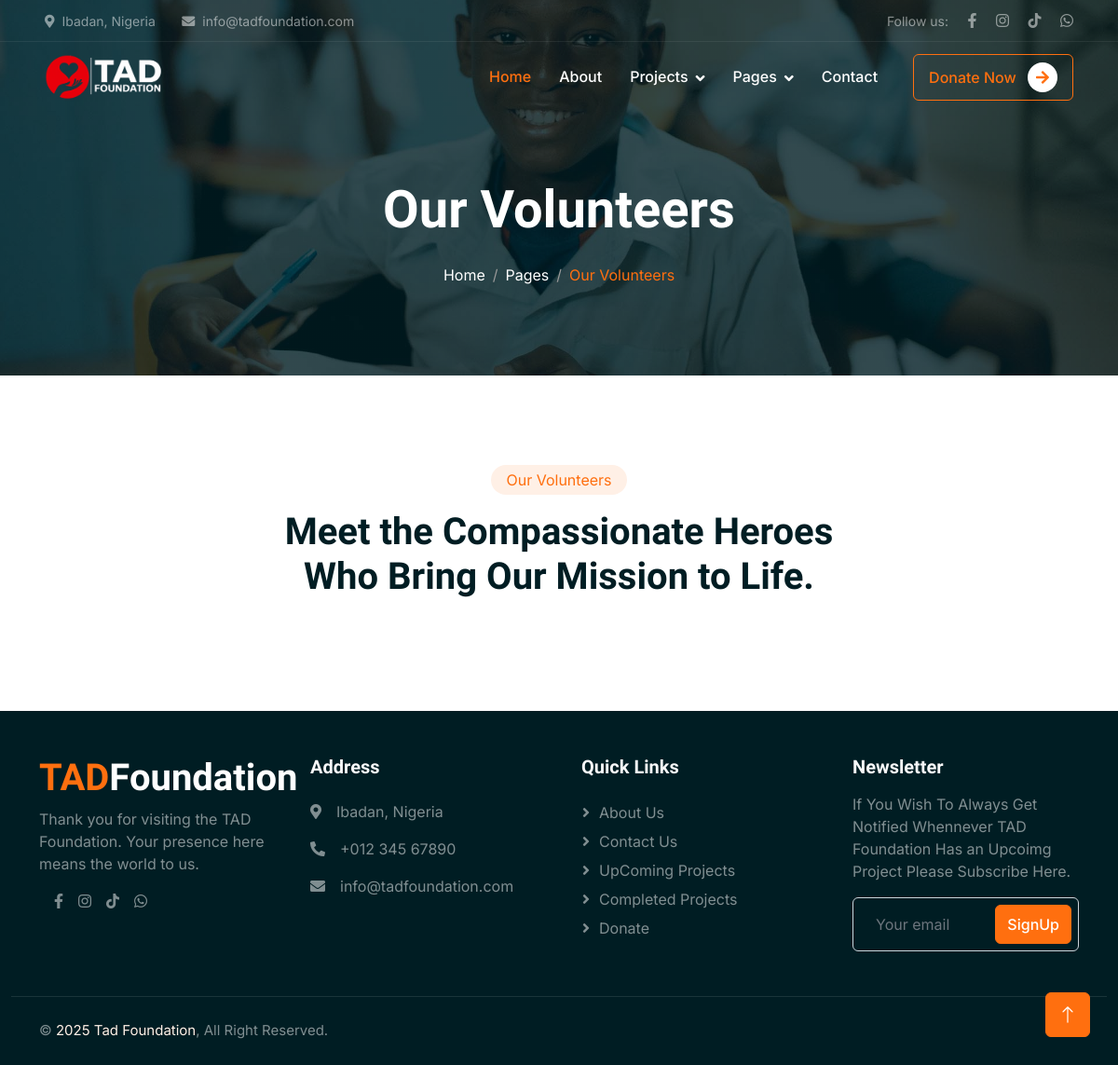
Before: /volunteers with the older database file.
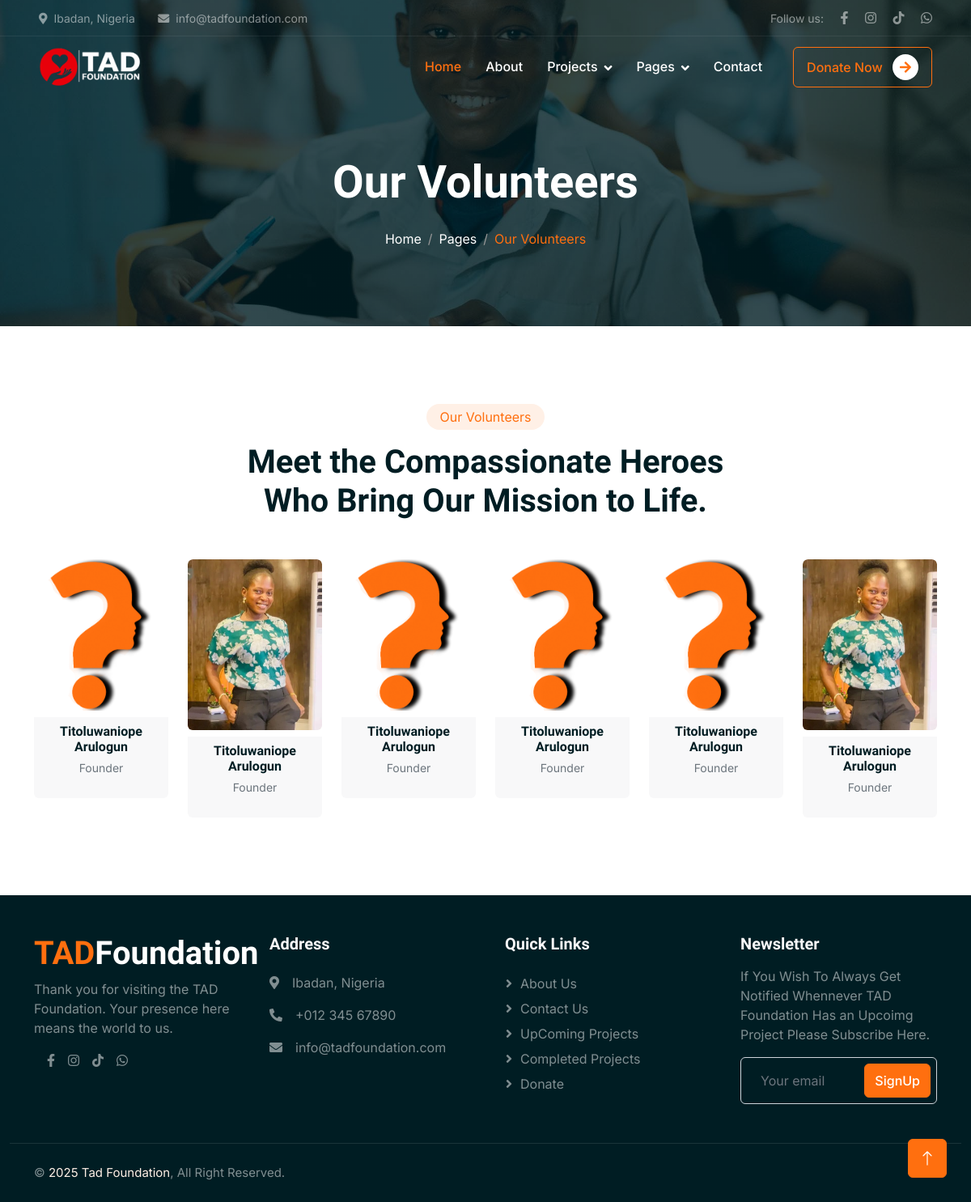
After: the same page with the newer database file.
### tadApp/models.py (models this page shows, shortened)
class Volunteer(models.Model):
    name = models.CharField(max_length=100)
    designation = models.CharField(max_length=100)
    project_Volunteered_For = models.CharField(max_length=100)
    image = models.ImageField(
        upload_to='volunteer_images/',
        blank=True,
        null=True,
        default='team_images/default.png'  # or any valid path inside your media folder
    )

### tadApp/views.py (the view)
# urls.py: path('volunteers', views.volunteers, name='volunteers'),
def volunteers(request):
    volunteer = Volunteer.objects.all()
    return render(request, 'pages/volunteers.html', {'volunteer': volunteer})

### tadApp/templates/pages/volunteers.html (shortened to what this page needs)
{% extends 'base.html' %}
{% block content %}
{% load static %}
{% include 'includes/navbar.html'%}
    <div class="container-fluid page-header mb-5 wow fadeIn" data-wow-delay="0.1s">
        <div class="container text-center">
            <h1 class="display-4 text-white animated slideInDown mb-4">Our Volunteers</h1>
            <nav aria-label="breadcrumb animated slideInDown">
                <ol class="breadcrumb justify-content-center mb-0">
                    <li class="breadcrumb-item"><a class="text-white" href="{% url 'index' %}">Home</a></li>
                    <li class="breadcrumb-item"><a class="text-white" href="#">Pages</a></li>
                    <li class="breadcrumb-item text-primary active" aria-current="page">Our Volunteers</li>
                </ol>
            </nav>
        </div>
    </div>
    <div class="container-xxl py-5">
        <div class="container">
            <div class="text-center mx-auto mb-5 wow fadeInUp" data-wow-delay="0.1s" style="max-width: 650px;">
                <div class="d-inline-block rounded-pill bg-secondary text-primary py-1 px-3 mb-3">Our Volunteers</div>
                <h1 class="display-6 mb-5">Meet the Compassionate Heroes Who Bring Our Mission to Life.</h1>
            </div>
            <div class="row g-4">
                        {% for volunteer in volunteer %}
                <div class="col-lg-2 col-md-4 col-6 wow fadeInUp" data-wow-delay="0.1s">
                    <div class="sponsor-card text-center team-item position-relative rounded overflow-hidden">
                        <div class="overflow-hidden">
                            <img src="{{ volunteer.image.url|default:'/media/team_images/default.jpg' }}" class="img-fluid rounded mb-2" alt="Sponsor 1">
                        </div>
                        <div class="team-text bg-light text-center p-2">
                            <h6 class="fw-semibold mb-1">{{ volunteer.name }}</h6>
                            <small class="text-muted">{{ volunteer.designation }}</small>
                        </div>
                    </div>
                </div>
                        {% endfor %}
            </div>
        </div>
    </div>
{% include 'includes/footer.html'%}
{% endblock %}

### tadApp/templates/base.html (shortened to what this page needs)
 {% load static %}
<!DOCTYPE html>
<html lang="en">
<head>
    <link href="https://cdnjs.cloudflare.com/ajax/libs/font-awesome/5.15.4/css/all.min.css" rel="stylesheet">
    <link href="https://cdn.jsdelivr.net/npm/bootstrap-icons@1.4.1/font/bootstrap-icons.css" rel="stylesheet">
    <link href="{% static 'lib/animate/animate.min.css' %} " rel="stylesheet">
    <link href="{% static 'lib/owlcarousel/assets/owl.carousel.min.css' %} " rel="stylesheet">
    <link href="{% static 'css/bootstrap.min.css' %} " rel="stylesheet">
    <link href="{% static 'css/style.css' %} " rel="stylesheet">
</head>
<body>
{% block content %}
{% endblock %}
    <a href="#" class="btn btn-lg btn-primary btn-lg-square back-to-top"><i class="bi bi-arrow-up"></i></a>
</body>
</html>

### tadApp/templates/includes/navbar.html (shortened to what this page needs)
{% load static %}
    <div class="container-fluid fixed-top px-0 wow fadeIn" data-wow-delay="0.1s">
        <div class="top-bar text-white-50 row gx-0 align-items-center d-none d-lg-flex">
            <div class="col-lg-6 px-5 text-start">
                <small><i class="fa fa-map-marker-alt me-2"></i>Ibadan, Nigeria</small>
                <small class="ms-4"><i class="fa fa-envelope me-2"></i>info@tadfoundation.com</small>
            </div>
            <div class="col-lg-6 px-5 text-end">
                <small>Follow us:</small>
                <a class="text-white-50 ms-3" href="" target="_blank"><i class="fab fa-facebook-f"></i></a>
                <a class="text-white-50 ms-3" href="" target="_blank"><i class="fab fa-instagram"></i></a>
                <a class="text-white-50 ms-3" href="" target="_blank"><i class="fab fa-tiktok"></i></a>
                <a class="text-white-50 ms-3" href="" target="_blank"><i class="fab fa-whatsapp"></i></a>
            </div>
        </div>
        <nav class="navbar navbar-expand-lg navbar-dark py-lg-0 px-lg-5 wow fadeIn" data-wow-delay="0.1s">
            <a href="{% url 'index' %}" class="navbar-brand ms-4 ms-lg-0">
                <img src="{% static 'img/tad-logo-white.png' %}" alt="TAD Foundation Logo" style="height: 50px;">
            </a>
            <div class="collapse navbar-collapse" id="navbarCollapse">
                <div class="navbar-nav ms-auto p-4 p-lg-0">
                    <a href="{% url 'index' %}" class="nav-item nav-link active">Home</a>
                    <a href="{% url 'about' %}" class="nav-item nav-link">About</a>
                    <div class="nav-item dropdown">
                        <a href="#" class="nav-link dropdown-toggle" data-bs-toggle="dropdown">Projects</a>
                    </div>
                    <div class="nav-item dropdown">
                        <a href="#" class="nav-link dropdown-toggle" data-bs-toggle="dropdown">Pages</a>
                    </div>
                    <a href="{% url 'contact' %}" class="nav-item nav-link">Contact</a>
                </div>
                <div class="d-none d-lg-flex ms-2">
                    <a class="btn btn-outline-primary py-2 px-3" href="{% url 'donate' %}">
                        Donate Now
                        <div class="d-inline-flex btn-sm-square bg-white text-primary rounded-circle ms-2">
                            <i class="fa fa-arrow-right"></i>
                        </div>
                    </a>
                </div>
            </div>
        </nav>
    </div>

### tadApp/templates/includes/footer.html
    <div class="container-fluid bg-dark text-white-50 footer mt-5 pt-5 wow fadeIn" data-wow-delay="0.1s">
        <div class="container">
            <div class="row g-5">
                <div class="col-lg-3 col-md-6">
                    <h1 class="fw-bold text-primary mb-2">TAD<span class="text-white">Foundation</span></h1>
                    <p style="text-align: left;">Thank you for visiting the TAD Foundation.  Your presence here means the world to us.</p>
                    <div class="d-flex">
                        <a class="text-white-50 ms-3" href="" target="_blank"><i class="fab fa-facebook-f"></i></a>
                        <a class="text-white-50 ms-3" href="" target="_blank"><i class="fab fa-instagram"></i></a>
                        <a class="text-white-50 ms-3" href="" target="_blank"><i class="fab fa-tiktok"></i></a>
                        <a class="text-white-50 ms-3" href="" target="_blank"><i class="fab fa-whatsapp"></i></a>
                    </div>
                </div>
                <div class="col-lg-3 col-md-6">
                    <h5 class="text-light mb-4">Address</h5>
                    <p><i class="fa fa-map-marker-alt me-3"></i>Ibadan, Nigeria</p>
                    <p><i class="fa fa-phone-alt me-3"></i>+012 345 67890</p>
                    <p><i class="fa fa-envelope me-3"></i>info@tadfoundation.com</p>
                </div>
                <div class="col-lg-3 col-md-6">
                    <h5 class="text-light mb-4">Quick Links</h5>
                    <a class="btn btn-link" href="{% url 'about' %}">About Us</a>
                    <a class="btn btn-link" href="{% url 'contact' %}">Contact Us</a>
                    <a class="btn btn-link" href="{% url 'upcomingprojects' %}">UpComing Projects</a>
                    <a class="btn btn-link" href="{% url 'completedprojects' %}">Completed Projects</a>
                    <a class="btn btn-link" href="{% url 'donate' %}">Donate</a>
                </div>
                <div class="col-lg-3 col-md-6">
                    <h5 class="text-light mb-3">Newsletter</h5>
                    <p>If You Wish To Always Get Notified Whennever TAD Foundation Has an Upcoimg Project Please Subscribe Here.</p>
                    <div class="position-relative mx-auto" style="max-width: 400px;">
                        <input class="form-control bg-transparent w-100 py-3 ps-4 pe-5" type="text" placeholder="Your email">
                        <button type="button" class="btn btn-primary py-2 position-absolute top-0 end-0 mt-2 me-2">SignUp</button>
                    </div>
                </div>
            </div>
        </div>
        <div class="container-fluid copyright mt-5">
            <div class="container">
                <div class="row">
                    <div class="col-md-6 text-center text-md-start mb-3 mb-md-0">
                        &copy; <a href="{% url 'index' %}">2025 Tad Foundation</a>, All Right Reserved.
                    </div>
                </div>
            </div>
        </div>
    </div>

### tadDjango/static/css/style.css (style rules this page uses)
:root { --primary: #FF6F0F; --secondary: #FFF0E6; --light: #F8F8F9; --dark: #001D23; }
.back-to-top { position: fixed; display: none; right: 30px; bottom: 30px; z-index: 99; }
.btn { font-weight: 500; transition: .5s; }
.btn.btn-primary, .btn.btn-outline-primary:hover { color: #FFFFFF; }
.btn-sm-square { width: 32px; height: 32px; }
.btn-lg-square { width: 48px; height: 48px; }
.btn-square, .btn-sm-square, .btn-lg-square { padding: 0; display: flex; align-items: center; justify-content: center; font-weight: normal; }
.fixed-top { transition: .5s; }
.top-bar { height: 45px; border-bottom: 1px solid rgba(255, 255, 255, .07); }
.navbar .dropdown-toggle::after { border: none; content: "\f107"; font-family: "Font Awesome 5 Free"; font-weight: 900; vertical-align: middle; margin-left: 8px; }
.navbar .navbar-nav .nav-link { margin-right: 30px; padding: 25px 0; color: #FFFFFF; font-weight: 500; outline: none; }
.navbar .navbar-nav .nav-link:hover, .navbar .navbar-nav .nav-link.active { color: var(--primary); }
.page-header { padding-top: 12rem; padding-bottom: 6rem; background: linear-gradient(rgba(0, 29, 35, .8), rgba(0, 29, 35, .8)), url(../img/carousel-1.jpg) center center no-repeat; background-size: cover; }
.page-header .breadcrumb-item+.breadcrumb-item::before { color: #999999; }
.team-item img { position: relative; top: 0; transition: .5s; }
.team-item .team-text { position: relative; height: 100px; transition: .5s; }
.footer .btn.btn-link { display: block; margin-bottom: 5px; padding: 0; text-align: left; color: rgba(255,255,255,0.5); font-weight: normal; text-transform: capitalize; transition: .3s; }
.footer .btn.btn-link::before { position: relative; content: "\f105"; font-family: "Font Awesome 5 Free"; font-weight: 900; color: rgba(255,255,255,0.5); margin-right: 10px; }
.footer .copyright { padding: 25px 0; font-size: 15px; border-top: 1px solid rgba(256, 256, 256, .1); }
.footer .copyright a { color: var(--secondary); }

Changed rows visible on the page:
added Volunteer: image (placeholder picture), name "Titoluwaniope Arulogun", designation "Founder"
added Volunteer: image (picture), name "Titoluwaniope Arulogun", designation "Founder"
added Volunteer: image (placeholder picture), name "Titoluwaniope Arulogun", designation "Founder"
added Volunteer: image (placeholder picture), name "Titoluwaniope Arulogun", designation "Founder"
added Volunteer: image (placeholder picture), name "Titoluwaniope Arulogun", designation "Founder"
added Volunteer: image (picture), name "Titoluwaniope Arulogun", designation "Founder"
